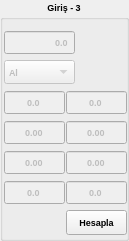
        <widget class="QGroupBox" name="groupBox_7">
         <property name="geometry">
          <rect>
           <x>292</x>
           <y>60</y>
           <width>129</width>
           <height>241</height>
          </rect>
         </property>
         <property name="font">
          <font>
           <pointsize>7</pointsize>
           <weight>75</weight>
           <bold>true</bold>
          </font>
         </property>
         <property name="layoutDirection">
          <enum>Qt::LeftToRight</enum>
         </property>
         <property name="title">
          <string>Giriş - 3</string>
         </property>
         <property name="alignment">
          <set>Qt::AlignCenter</set>
         </property>
         <widget class="QDoubleSpinBox" name="doubleSpinBox_v_p3">
          <property name="enabled">
           <bool>false</bool>
          </property>
          <property name="geometry">
           <rect>
            <x>4</x>
            <y>30</y>
            <width>71</width>
            <height>25</height>
           </rect>
          </property>
          <property name="font">
           <font>
            <pointsize>7</pointsize>
            <weight>75</weight>
            <bold>true</bold>
           </font>
          </property>
          <property name="layoutDirection">
           <enum>Qt::LeftToRight</enum>
          </property>
          <property name="autoFillBackground">
           <bool>false</bool>
          </property>
          <property name="alignment">
           <set>Qt::AlignRight|Qt::AlignTrailing|Qt::AlignVCenter</set>
          </property>
          <property name="buttonSymbols">
           <enum>QAbstractSpinBox::NoButtons</enum>
          </property>
          <property name="decimals">
           <number>1</number>
          </property>
          <property name="maximum">
           <double>9999.000000000000000</double>
          </property>
         </widget>
         <widget class="QComboBox" name="comboBox_tel_p3">
          <property name="enabled">
           <bool>false</bool>
          </property>
          <property name="geometry">
           <rect>
            <x>4</x>
            <y>60</y>
            <width>71</width>
            <height>24</height>
           </rect>
          </property>
          <item>
           <property name="text">
            <string>Al</string>
           </property>
          </item>
          <item>
           <property name="text">
            <string>Cu</string>
           </property>
          </item>
          <item>
           <property name="text">
            <string>Diger</string>
           </property>
          </item>
         </widget>
         <widget class="QDoubleSpinBox" name="doubleSpinBox_h1_p_sipir_23">
          <property name="enabled">
           <bool>false</bool>
          </property>
          <property name="geometry">
           <rect>
            <x>66</x>
            <y>90</y>
            <width>61</width>
            <height>25</height>
           </rect>
          </property>
          <property name="alignment">
           <set>Qt::AlignCenter</set>
          </property>
          <property name="buttonSymbols">
           <enum>QAbstractSpinBox::NoButtons</enum>
          </property>
          <property name="decimals">
           <number>1</number>
          </property>
          <property name="maximum">
           <double>9000.000000000000000</double>
          </property>
         </widget>
         <widget class="QDoubleSpinBox" name="doubleSpinBox_h1_p_cap_23">
          <property name="enabled">
           <bool>false</bool>
          </property>
          <property name="geometry">
           <rect>
            <x>66</x>
            <y>150</y>
            <width>61</width>
            <height>25</height>
           </rect>
          </property>
          <property name="font">
           <font>
            <pointsize>7</pointsize>
            <weight>75</weight>
            <bold>true</bold>
            <kerning>true</kerning>
           </font>
          </property>
          <property name="focusPolicy">
           <enum>Qt::WheelFocus</enum>
          </property>
          <property name="frame">
           <bool>true</bool>
          </property>
          <property name="alignment">
           <set>Qt::AlignCenter</set>
          </property>
          <property name="buttonSymbols">
           <enum>QAbstractSpinBox::NoButtons</enum>
          </property>
          <property name="decimals">
           <number>2</number>
          </property>
          <property name="maximum">
           <double>100000.000000000000000</double>
          </property>
         </widget>
         <widget class="QDoubleSpinBox" name="doubleSpinBox_h1_p_akim_23">
          <property name="enabled">
           <bool>false</bool>
          </property>
          <property name="geometry">
           <rect>
            <x>66</x>
            <y>180</y>
            <width>61</width>
            <height>25</height>
           </rect>
          </property>
          <property name="font">
           <font>
            <pointsize>7</pointsize>
            <weight>75</weight>
            <bold>true</bold>
            <kerning>true</kerning>
           </font>
          </property>
          <property name="focusPolicy">
           <enum>Qt::WheelFocus</enum>
          </property>
          <property name="frame">
           <bool>true</bool>
          </property>
          <property name="alignment">
           <set>Qt::AlignCenter</set>
          </property>
          <property name="buttonSymbols">
           <enum>QAbstractSpinBox::NoButtons</enum>
          </property>
          <property name="decimals">
           <number>1</number>
          </property>
          <property name="maximum">
           <double>100000.000000000000000</double>
          </property>
         </widget>
         <widget class="QDoubleSpinBox" name="doubleSpinBox_h1_p_kesit_23">
          <property name="enabled">
           <bool>false</bool>
          </property>
          <property name="geometry">
           <rect>
            <x>66</x>
            <y>120</y>
            <width>61</width>
            <height>25</height>
           </rect>
          </property>
          <property name="font">
           <font>
            <pointsize>7</pointsize>
            <weight>75</weight>
            <bold>true</bold>
            <kerning>true</kerning>
           </font>
          </property>
          <property name="focusPolicy">
           <enum>Qt::WheelFocus</enum>
          </property>
          <property name="frame">
           <bool>true</bool>
          </property>
          <property name="alignment">
           <set>Qt::AlignCenter</set>
          </property>
          <property name="buttonSymbols">
           <enum>QAbstractSpinBox::NoButtons</enum>
          </property>
          <property name="decimals">
           <number>2</number>
          </property>
          <property name="maximum">
           <double>100000.000000000000000</double>
          </property>
         </widget>
         <widget class="QDoubleSpinBox" name="doubleSpinBox_h1_p_sipir_3">
          <property name="enabled">
           <bool>false</bool>
          </property>
          <property name="geometry">
           <rect>
            <x>4</x>
            <y>90</y>
            <width>61</width>
            <height>25</height>
           </rect>
          </property>
          <property name="alignment">
           <set>Qt::AlignCenter</set>
          </property>
          <property name="buttonSymbols">
           <enum>QAbstractSpinBox::NoButtons</enum>
          </property>
          <property name="decimals">
           <number>1</number>
          </property>
          <property name="maximum">
           <double>9000.000000000000000</double>
          </property>
         </widget>
         <widget class="QDoubleSpinBox" name="doubleSpinBox_h1_p_akim_3">
          <property name="enabled">
           <bool>false</bool>
          </property>
          <property name="geometry">
           <rect>
            <x>4</x>
            <y>180</y>
            <width>61</width>
            <height>25</height>
           </rect>
          </property>
          <property name="font">
           <font>
            <pointsize>7</pointsize>
            <weight>75</weight>
            <bold>true</bold>
            <kerning>true</kerning>
           </font>
          </property>
          <property name="focusPolicy">
           <enum>Qt::WheelFocus</enum>
          </property>
          <property name="frame">
           <bool>true</bool>
          </property>
          <property name="alignment">
           <set>Qt::AlignCenter</set>
          </property>
          <property name="buttonSymbols">
           <enum>QAbstractSpinBox::NoButtons</enum>
          </property>
          <property name="decimals">
           <number>1</number>
          </property>
          <property name="maximum">
           <double>100000.000000000000000</double>
          </property>
         </widget>
         <widget class="QDoubleSpinBox" name="doubleSpinBox_h1_p_kesit_3">
          <property name="enabled">
           <bool>false</bool>
          </property>
          <property name="geometry">
           <rect>
            <x>4</x>
            <y>120</y>
            <width>61</width>
            <height>25</height>
           </rect>
          </property>
          <property name="font">
           <font>
            <pointsize>7</pointsize>
            <weight>75</weight>
            <bold>true</bold>
            <kerning>true</kerning>
           </font>
          </property>
          <property name="focusPolicy">
           <enum>Qt::WheelFocus</enum>
          </property>
          <property name="frame">
           <bool>true</bool>
          </property>
          <property name="alignment">
           <set>Qt::AlignCenter</set>
          </property>
          <property name="buttonSymbols">
           <enum>QAbstractSpinBox::NoButtons</enum>
          </property>
          <property name="decimals">
           <number>2</number>
          </property>
          <property name="maximum">
           <double>100000.000000000000000</double>
          </property>
         </widget>
         <widget class="QDoubleSpinBox" name="doubleSpinBox_h1_p_cap_3">
          <property name="enabled">
           <bool>false</bool>
          </property>
          <property name="geometry">
           <rect>
            <x>4</x>
            <y>150</y>
            <width>61</width>
            <height>25</height>
           </rect>
          </property>
          <property name="font">
           <font>
            <pointsize>7</pointsize>
            <weight>75</weight>
            <bold>true</bold>
            <kerning>true</kerning>
           </font>
          </property>
          <property name="focusPolicy">
           <enum>Qt::WheelFocus</enum>
          </property>
          <property name="frame">
           <bool>true</bool>
          </property>
          <property name="alignment">
           <set>Qt::AlignCenter</set>
          </property>
          <property name="buttonSymbols">
           <enum>QAbstractSpinBox::NoButtons</enum>
          </property>
          <property name="decimals">
           <number>2</number>
          </property>
          <property name="maximum">
           <double>100000.000000000000000</double>
          </property>
         </widget>
         <widget class="QPushButton" name="pushButton_h1_p_buton_3">
          <property name="geometry">
           <rect>
            <x>66</x>
            <y>210</y>
            <width>61</width>
            <height>25</height>
           </rect>
          </property>
          <property name="text">
           <string>Hesapla</string>
          </property>
         </widget>
         <widget class="QLabel" name="label_kesit_ok_3">
          <property name="geometry">
           <rect>
            <x>98</x>
            <y>40</y>
            <width>21</width>
            <height>21</height>
           </rect>
          </property>
          <property name="text">
           <string/>
          </property>
          <property name="pixmap">
           <pixmap resource="icons.qrc">:/staticfiles/icons/checked.png</pixmap>
          </property>
          <property name="scaledContents">
           <bool>true</bool>
          </property>
         </widget>
         <widget class="QLabel" name="label_kesit_error_3">
          <property name="geometry">
           <rect>
            <x>98</x>
            <y>60</y>
            <width>20</width>
            <height>20</height>
           </rect>
          </property>
          <property name="text">
           <string/>
          </property>
          <property name="pixmap">
           <pixmap resource="icons.qrc">:/staticfiles/icons/warning.png</pixmap>
          </property>
          <property name="scaledContents">
           <bool>true</bool>
          </property>
         </widget>
        </widget>
